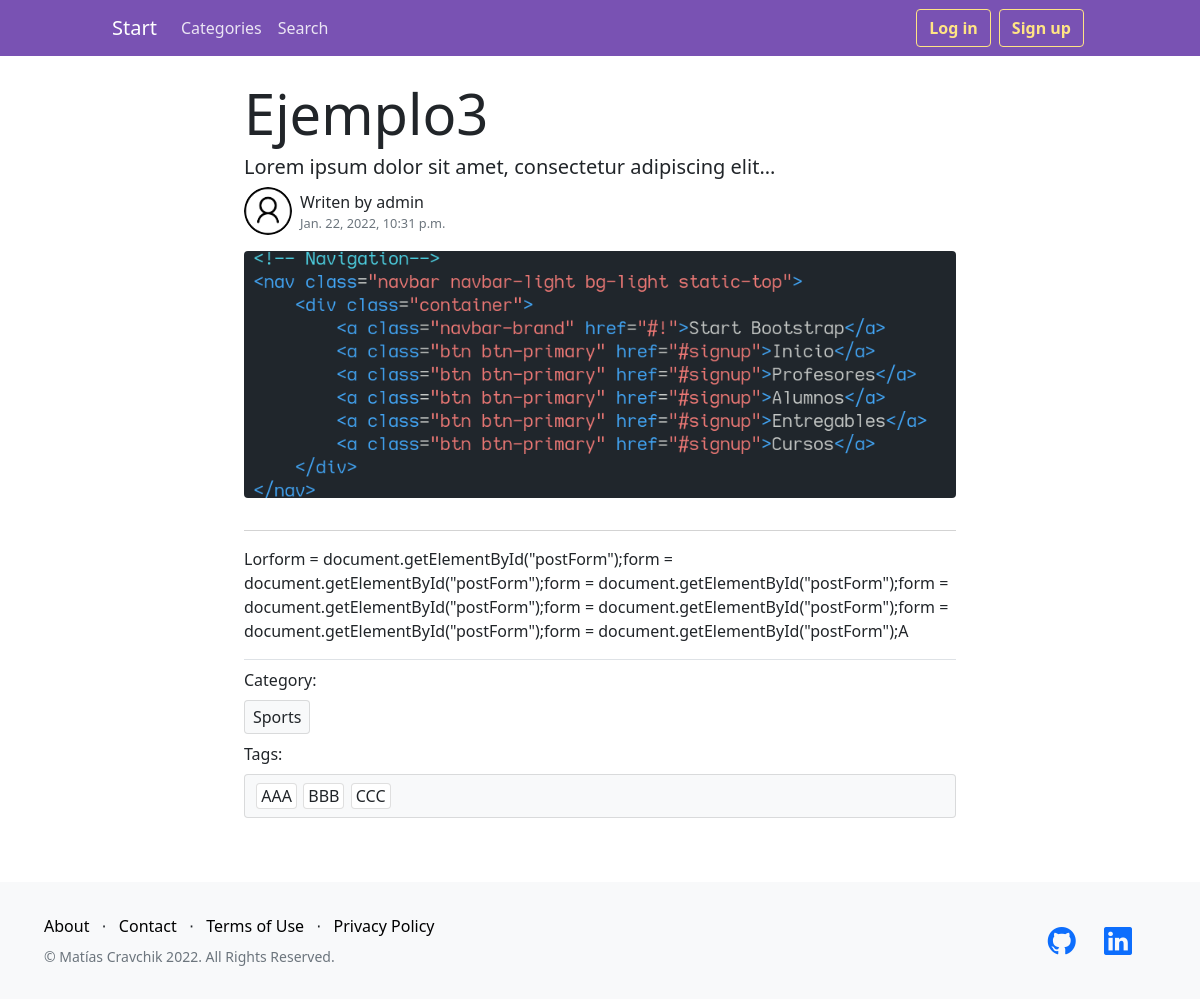
/blog/post/5, run on the app's committed database.
### blog/models.py (models this page shows, shortened)
class Post(models.Model):
    title = models.CharField(max_length=200)
    subtitle = models.CharField(max_length=200)
    date = models.DateTimeField(auto_now_add=True)
    content = RichTextField()
    image = models.ImageField(upload_to=custom_upload_to, blank=True)
    user = models.ForeignKey(User, on_delete=CASCADE)
    tags = models.ManyToManyField("Tag", blank=True)
    category = models.ForeignKey(Category, on_delete=CASCADE)
    class Meta:
        verbose_name = "post"
        verbose_name_plural = "posts"
        ordering = ["date", "title"]

class Category(models.Model):
    name = models.CharField(max_length=40)
    def __str__(self):
        return self.name
    class Meta:
        verbose_name_plural = "categories"

class Tag(models.Model):
    name = models.CharField(max_length=40, unique=True)
    def __str__(self):
        return self.name

### blog/views.py (the view)
# urls.py: path("post/<int:post_id>", views.get_post, name="Post"),
def get_post(request, post_id):
    post = Post.objects.get(id=post_id)
    tags = post.tags.all()
    author_avatar_url = Profile.avatar_url(post.user)
    is_fav = Favourite.is_favourited(user_id=request.user.id, post_id=post_id)
    return render(
        request,
        "blog/post.html",
        {
            "page": post.title,
            "post": post,
            "is_fav": is_fav,
            "tags": tags,
            "avatar": author_avatar_url,
        },
    )

### accounts/models.py (called while the page is built)
    def avatar_url(user):
        url = None
        try:
            url = Profile.objects.get(user=user).avatar.url
        except ObjectDoesNotExist:
            pass
        except ValueError:
            pass
        if url is None:
            url = str(settings.MEDIA_URL) + "profiles/default.png"
        return url

### blog/models.py (called while the page is built)
    @classmethod
    @staticmethod
    def is_favourited(user_id, post_id):
        try:
            Favourite.objects.get(user=user_id, post=post_id)
            return True
        except ObjectDoesNotExist:
            return False

### blog/templates/blog/post.html (shortened to what this page needs)
{% extends 'layout.html' %} {% block content %}
<div class="post-info">
  <div class="d-flex flex-column flex-xl-row-reverse justify-content-between">
    {% if post.user.id == user.id %}
      <div class="col-xl-auto col-12 d-flex flex-column">
        <a href="{% url 'Update' post.id %}" class="btn secondary-btn mb-1 d-block d-xl-inline w-100">
          Edit
        </a>
        <a href="{% url 'Delete' post.id %}" class="btn danger-btn mb-3 d-block d-xl-inline w-100">
          Delete
        </a>
      </div>
      <h3 class="display-4 col-xl-10 fit-content">{{ post.title }}</h3>
    {% else %}
      <h3 class="display-4 w-100 fit-content">{{ post.title }}</h3>
    {% endif %}
  </div>
  <h6 class="lead">{{ post.subtitle }}</h6>
  <div class="d-flex justify-content-between">
    <a
      class="d-flex justify-content-start align-items-center link-container"
      href="{% url 'Profile' post.user.id %}"
    >
      <img src="{{ avatar }}" alt="author-avatar" class="author-avatar" />
      <div class="ms-2 d-flex flex-column">
        <span class="">Writen by {{ post.user }}</span>
        <span class="text-muted post-date">{{ post.date }}</span>
      </div>
    </a>
  </div>
  <img src="{{ post.image.url }}" alt="post" class="w-100 post-image my-3" />
</div>
<div class="mt-3">{{ post.content | safe }}</div>
<div class="py-2 border-top">
  <span class="d-block">Category:</span>
  <a href="{% url 'Categories' %}?category={{ post.category.id }}" class="card bg-light fit-content px-2 py-1 my-2">{{ post.category }}</a>
  <span class="d-block">Tags:</span>
  <ul id="tagList" class="card bg-light mt-2 p-2 tag-list-ro">
    {% if tags %}
      {% for tag in tags %}
        <li class="card px-1">
          {{ tag }}
        </li>
      {% endfor %}
    {% else %}
      <span class="text-center text-muted w-100" id="noTagsText">No tags added</span>
    {% endif %}
  </ul>
</div>
{% endblock content %}

### DjangoBlog/static/styles.css (style rules this page uses)
:root { --main-color: rgb(121, 82, 179); --secondary-color:rgb(255, 228, 132); --secondary-color-light:rgba(255, 228, 132, .8); --danger-color: rgb(239, 145, 145); --danger-color-light: rgb(245, 158, 158); --bootstrap-primary-color: #0d6efd; }
.post-image { border-radius: 0.25em; }
.post-info { border-bottom: 1px lightgray solid; padding-bottom: 1rem; }
a.card { text-decoration: none; color: inherit; }
.link-container { text-decoration: none; color: inherit; cursor: pointer; }
.post-date { font-size: .8em; }
.author-avatar { width: 3em; aspect-ratio: 1; border-radius: 100%; }
.fit-content { width: fit-content; }
.tag-list, .tag-list-ro, .tag-list-select { min-height: 1em; list-style: none; display: flex; flex-direction: row; flex-wrap: wrap; }
.tag-list > li, .tag-list-ro > li, .tag-list-select > li { margin: 0 .2rem; transition: background-color 100ms; width: fit-content; }

### data on the page
Post: title "Ejemplo3", subtitle "Lorem ipsum dolor sit amet, consectetur adipiscing elit...", user "admin", date "Jan. 22, 2022, 10:31 p.m.", image (picture), content "Lorform = document.getElementById(\"postForm\");form = document.getElementById(\"postForm\");form = document.getElementById(\"postForm\");form = document.getElementById(\"postForm\");form = document.getElementById(\"postForm\");form = document.getElementById(\"postForm\");form = document.getElementById(\"postForm\");A", category "Sports"
Tag: name "AAA"
Tag: name "BBB"
Tag: name "CCC"
